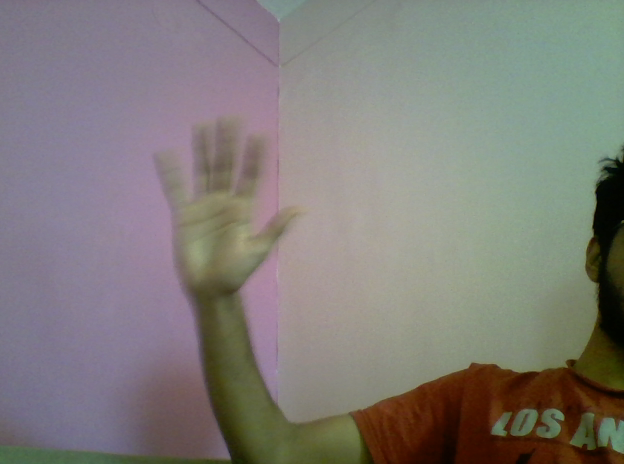
#> input picture new.png, 624 x 464 px
$ python histogram.py
#> lines starting #> are read from the running program, lines starting #| are printed output that depends on the picture
import matplotlib.pyplot as plt
import cv2

img = plt.imread('new.png')
#> img is the input picture: shape (464, 624, 3) float32; mean R, G, B 0.503, 0.489, 0.472

histr = cv2.calcHist([img], [0], None, [256], [0, 256])
#> histr = 256 values, max 289536 at index 0, min 0 at index 1, mean 1131

plt.plot(histr)
plt.show()
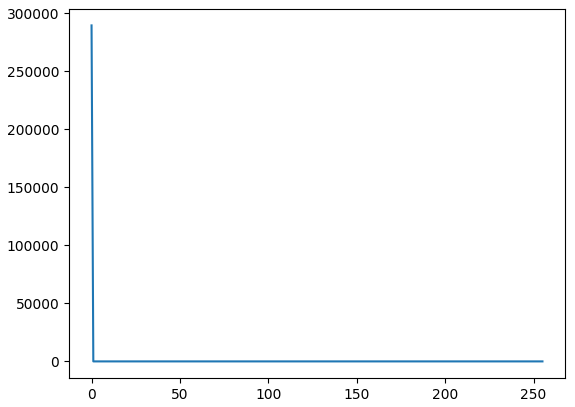
#> figure drawn by matplotlib, 1 panel; curve peaks at x = 0, y = 289536

$ run again, with chess.png copied over new.png
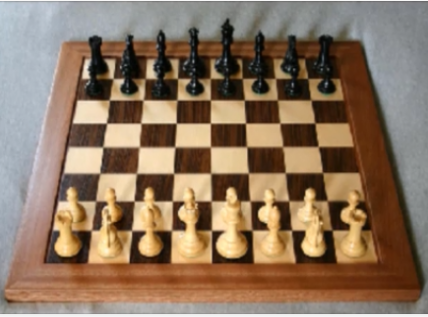
#> input picture chess.png, 428 x 317 px
#> img is the input picture: shape (317, 428, 4) float32; mean R, G, B, A 0.55, 0.459, 0.376, 1
#> histr = 256 values, max 135106 at index 0, min 0 at index 2, mean 530
#> `plt.show()`:
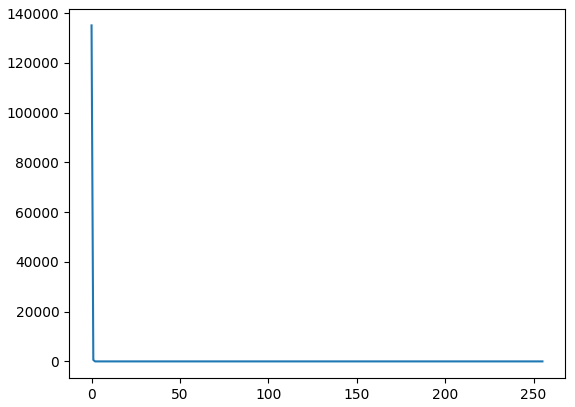
#> figure drawn by matplotlib, 1 panel; curve peaks at x = 0, y = 135106
